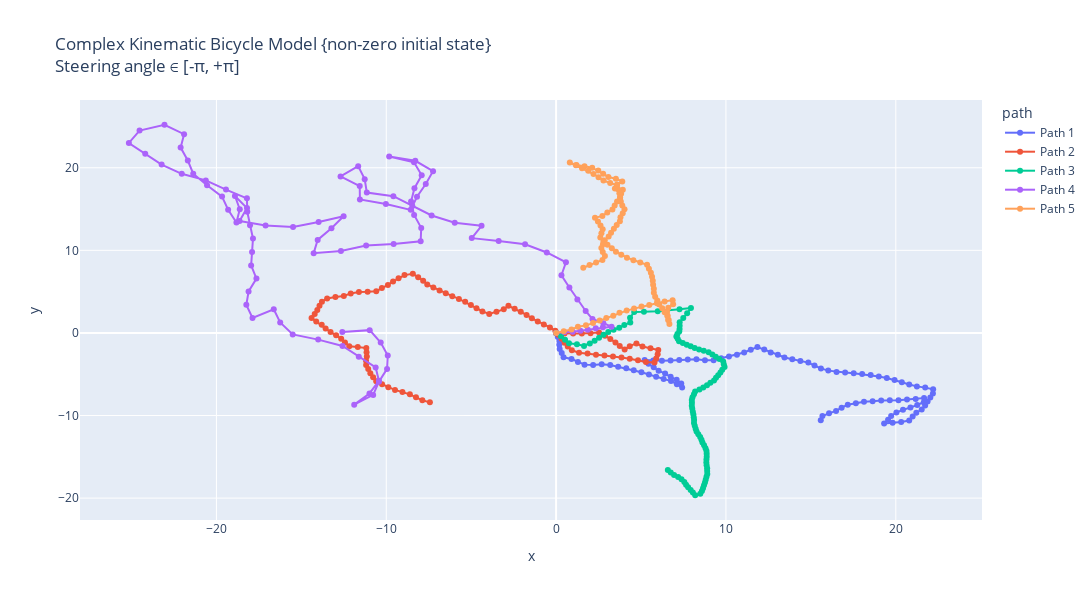

The cell this chart's notebook holds for it:
### Markdown cell above
Making analytically more complex path, by introducing acceleration, initial heading and steering angle.
Complex Kinematic Bicycle Model with non-zero initial state : 
Trajectories with constant velocity, initial heading and steering angle as 0; 
But with complex kinematic_bicycle_model methods : kinematic_bicycle_model or kinematic_bicycle_model_w_slip

### Code cell
# Making 5 possible trajectories 
trajectories = []
for i in range (5):
    # Passed initial heading angle randomly (any angle b/w -90 to +90 degrees).
    # Passed acceleration; keeping acceleration constant for each trajectory, in a range of 0-2
    # Effect of acc. in the trajectory can be removed by making a = 0.0 
    # Initial delta can be any angle between -180 to +180 degrees.
    (x_traj, y_traj, θi, δi, a_traj, v_traj) = start_trajectory(v_init = 5, theta_init = round(np.pi * random.uniform(-0.5, 0.5), 2), a_init = round(random.uniform(-2, 2), 2), delta_init = round(np.pi * random.uniform(-1, 1), 2), mode = "complex")
    trajectories.append((x_traj, y_traj, θi, δi, a_traj, v_traj))

# Create a DataFrame for plotting
data = []
for i, (x_traj, y_traj, theta_init, delta_init, a_traj, v_traj) in enumerate(trajectories):
    for x, y, v in zip(x_traj, y_traj, v_traj):
        data.append({"x": x, "y": y, "v": v, "path": f"Path {i+1}"})
df = pd.DataFrame(data)

# Creating the plot using plotly.
fig = px.line(df, x="x", y="y", color="path", custom_data=["v"], title="Complex Kinematic Bicycle Model {non-zero initial state}  <br>Steering angle ∈ [-π, +π]", render_mode="svg")
# Adding hover functionality
fig.update_traces(mode="markers+lines", hovertemplate="<br>".join([
    "v: %{customdata[0]:.2f}",
    "x: %{x:.2f}",
    "y: %{y:.2f}"
]))
fig.update_layout(height=600,width=1130)
fig.show()

# Using matplotlib
plt.figure(figsize=(15, 6))
for i, (x_traj, y_traj, θi, δi, a_traj, v_traj) in enumerate(trajectories):
    # Model built such that a remains same inside; can be randomised by using a random statement.
    # print(x_traj,"\n", y_traj)
    plt.plot(x_traj, y_traj, label=f"Path {i+1}, θi = {θi}, δi = {δi}, ai = {a_traj[0]}", alpha = 0.7)
plt.xlabel("x [m]")
plt.ylabel("y [m]")
plt.title("Complex Kinematic Bicycle Model {non-zero initial state} \n Steering angle ∈ [-π, +π]")
plt.grid("True")
plt.legend()
plt.axis('equal')
plt.show()

# Using plt to show the velocity variation w.r.t. time :
dt = 0.1  # Time step
t_end = 10  # 10 seconds
t = np.arange(0, t_end + dt, dt)

plt.figure(figsize=(15, 6))
for i, (x_traj, y_traj, θi, δi, a_traj, v_traj) in enumerate(trajectories):
    # Model built such that a remains same inside; can be randomised by using a random statement.
    # print(x_traj,"\n", y_traj)
    plt.plot(t, v_traj, label=f"Path {i+1}", alpha = 0.7)
plt.ylabel("v [m/s]")
plt.xlabel("t [s]")
plt.grid("True")
plt.title("Velocity variation w.r.t. time")
plt.legend()
plt.show()
